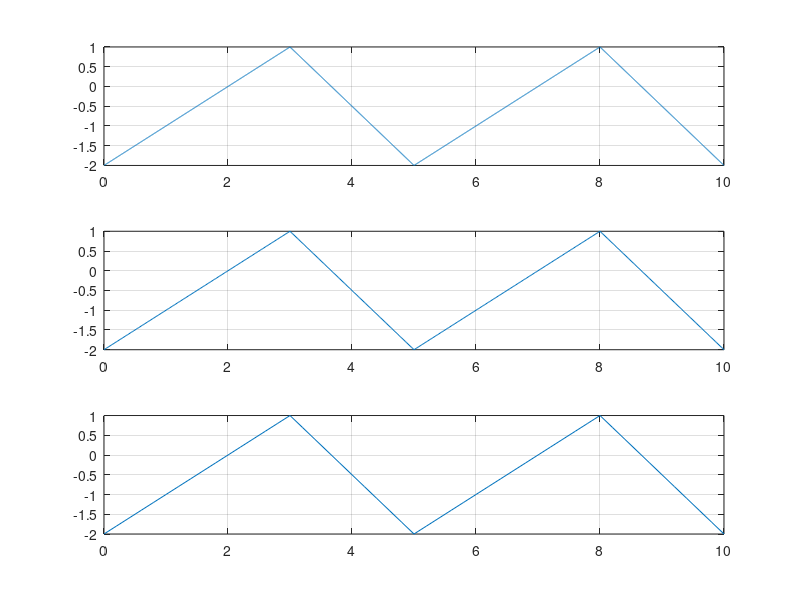

Recreate this plot in MATLAB.
clear all
close all
T=5;                %perioada
f=1/T;              %frecventa
t1=0:0.002:10;      %se definesc vectorii cu rezolutiile cerute
t2=0:0.02:10;
t3=0:0.2:10;
P=0.6;              %lungime semnal, din sintaxa sawtooth, in asa fel incat panta de crestere sa fie de 1V/s 
s1=-0.5+1.5*sawtooth(2*pi*f*t1,P);
s2=-0.5+1.5*sawtooth(2*pi*f*t2,P);
s3=-0.5+1.5*sawtooth(2*pi*f*t3,P);
subplot(3,1,1); plot(t1,s1); grid on           %afisare semnale
subplot(3,1,2); plot(t2,s2); grid on
subplot(3,1,3); plot(t3,s3); grid on